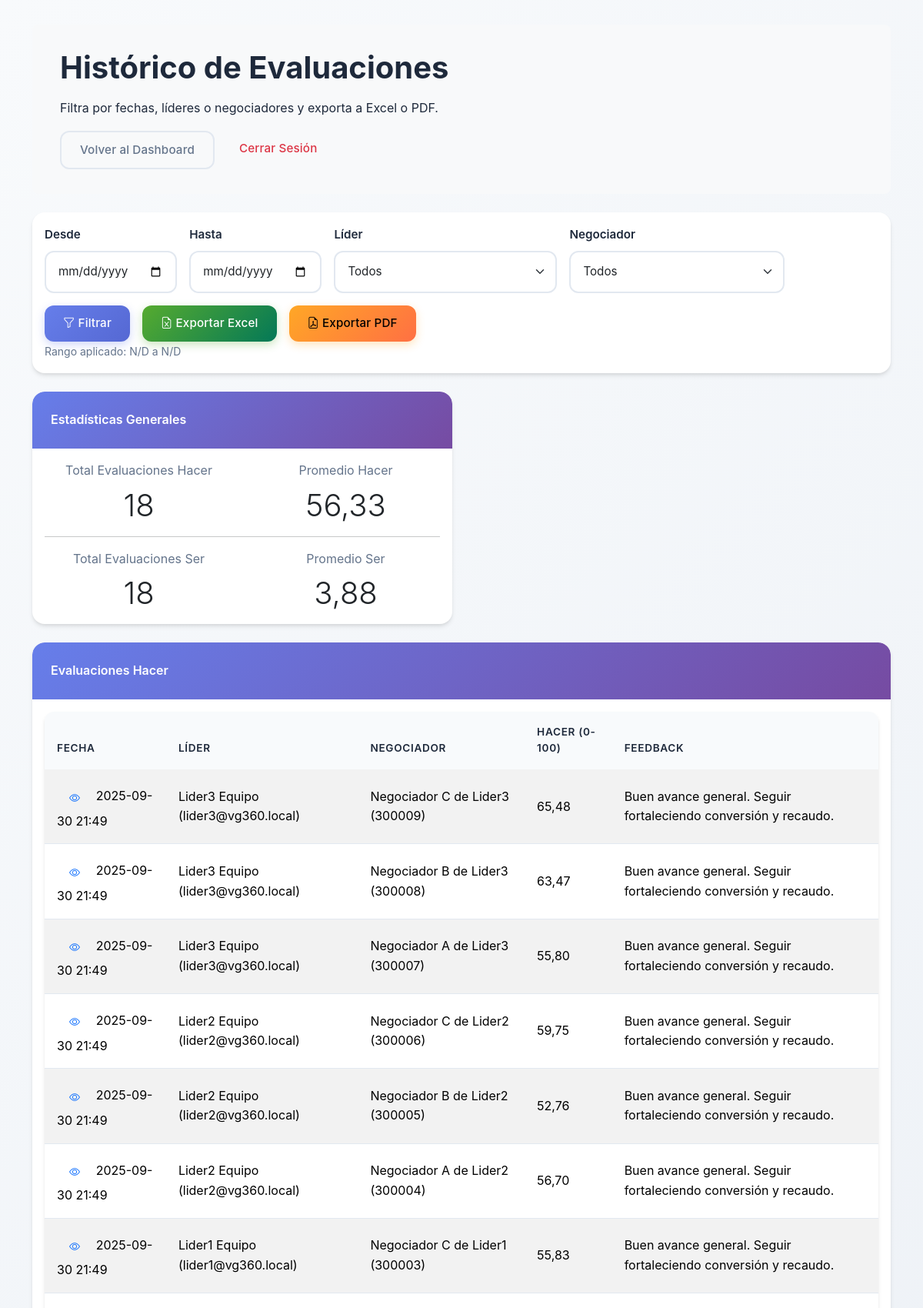
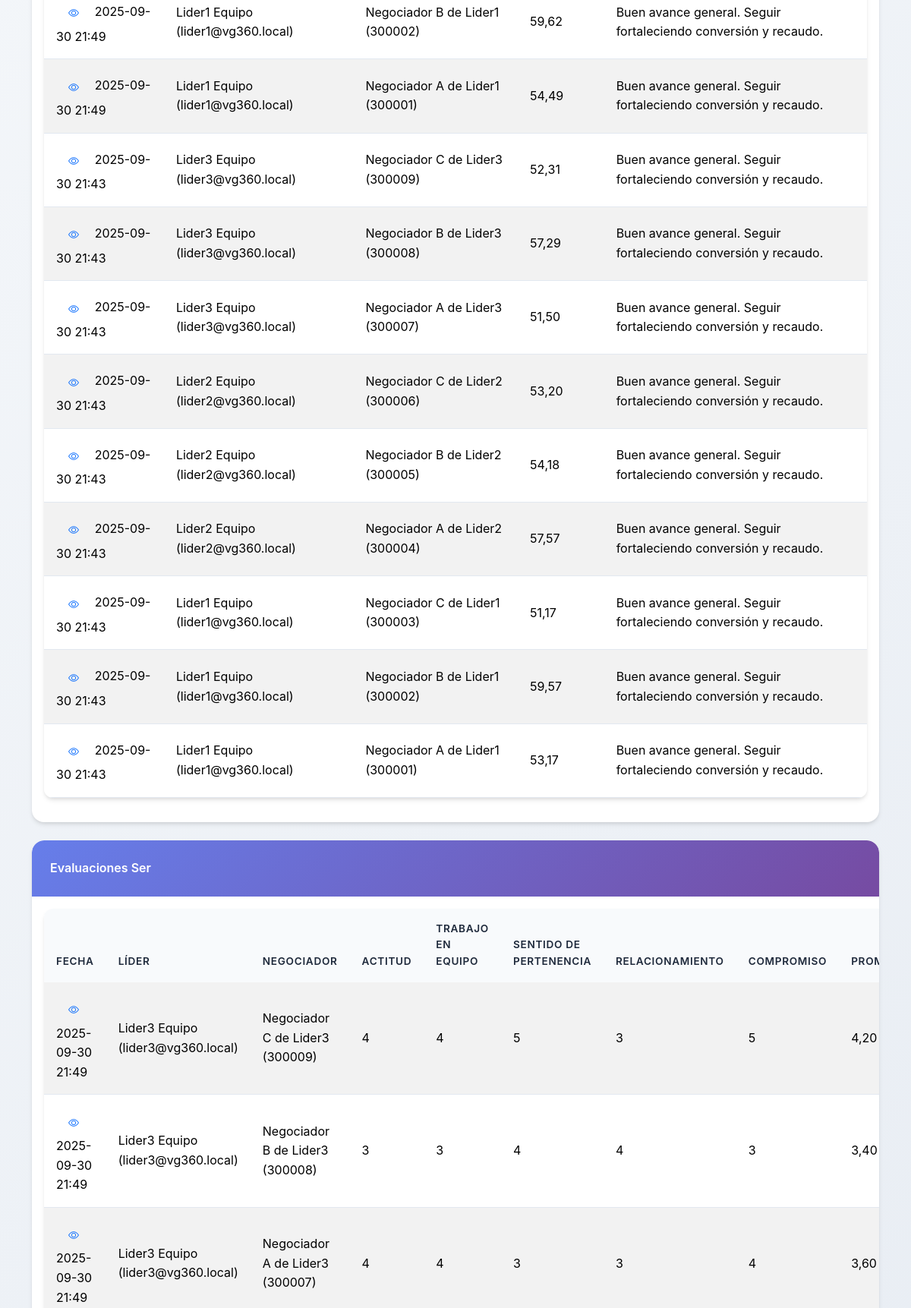
/administrativo/historico/ (signed in, upper part), run on the app's committed database (2 pictures, top to bottom).
### accounts/models.py (models this page shows, shortened)
class Evaluation(models.Model):
    negotiator = models.ForeignKey(Negotiator, on_delete=models.CASCADE, related_name='evaluations')
    evaluator = models.ForeignKey(User, on_delete=models.CASCADE, related_name='evaluations_made')
    date = models.DateTimeField(auto_now_add=True)
    overall_score = models.FloatField(default=0.0)
    feedback = models.TextField(blank=True)

class User(AbstractBaseUser, PermissionsMixin):
    cedula_validator = RegexValidator(
        regex=r'^\d{5,12}$',
        message='La cédula debe tener entre 5 y 12 dígitos numéricos.'
    )
    cedula = models.CharField(
        max_length=12,
        unique=True,
        validators=[cedula_validator],
        primary_key=True,
        help_text='Documento de identidad'
    )
    email = models.EmailField(max_length=255, unique=True)
    first_name = models.CharField(max_length=255, blank=True)
    last_name = models.CharField(max_length=255, blank=True)
    is_active = models.BooleanField(default=True)
    is_staff = models.BooleanField(default=False)
    ROLE_CHOICES = (
        ('lider', 'Líder'),
        ('administrativo', 'Administrativo'),
    )
    role = models.CharField(max_length=20, choices=ROLE_CHOICES, default='administrativo')
    objects = UserManager()
    USERNAME_FIELD = 'email'
    REQUIRED_FIELDS = ['cedula']

class Negotiator(models.Model):
    leader = models.ForeignKey(
        User,
        on_delete=models.CASCADE,
        related_name='negotiators',
        limit_choices_to={'role': 'lider'}
    )
    name = models.CharField(max_length=255)
    cedula = models.CharField(max_length=12, unique=True)

class SerEvaluation(models.Model):
    negotiator = models.ForeignKey('Negotiator', on_delete=models.CASCADE, related_name='ser_evaluations')
    evaluator = models.ForeignKey(User, on_delete=models.CASCADE)
    date = models.DateTimeField(auto_now_add=True)
    actitud = models.PositiveSmallIntegerField()
    trabajo_en_equipo = models.PositiveSmallIntegerField()
    sentido_pertenencia = models.PositiveSmallIntegerField()
    relacionamiento = models.PositiveSmallIntegerField()
    compromiso = models.PositiveSmallIntegerField()
    @property
    def promedio(self):
        return round((
            self.actitud +
            self.trabajo_en_equipo +
            self.sentido_pertenencia +
            self.relacionamiento +
            self.compromiso
        ) / 5.0, 2)

### accounts/views.py (the view)
# urls.py: path('administrativo/historico/', views.historico_evaluaciones_view, name='historico_evaluaciones'),
@login_required
def historico_evaluaciones_view(request):
    if request.user.role != 'administrativo' and not request.user.is_superuser:
        return redirect('profile')
    desde_str = request.GET.get('desde')
    hasta_str = request.GET.get('hasta')
    lider_cedula = request.GET.get('lider')
    negociador_cedula = request.GET.get('negociador')
    try:
        desde = datetime.strptime(desde_str, '%Y-%m-%d').date() if desde_str else None
    except ValueError:
        desde = None
    try:
        hasta = datetime.strptime(hasta_str, '%Y-%m-%d').date() if hasta_str else None
    except ValueError:
        hasta = None
    if desde and hasta and hasta < desde:
        desde, hasta = hasta, desde
    evals = Evaluation.objects.select_related('negotiator', 'evaluator').all()
    ser_evals = SerEvaluation.objects.select_related('negotiator', 'evaluator').all()
    if desde:
        evals = evals.filter(date__date__gte=desde)
        ser_evals = ser_evals.filter(date__date__gte=desde)
    if hasta:
        evals = evals.filter(date__date__lte=hasta)
        ser_evals = ser_evals.filter(date__date__lte=hasta)
    if lider_cedula:
        evals = evals.filter(evaluator__cedula=lider_cedula)
        ser_evals = ser_evals.filter(evaluator__cedula=lider_cedula)
    if negociador_cedula:
        evals = evals.filter(negotiator__cedula=negociador_cedula)
        ser_evals = ser_evals.filter(negotiator__cedula=negociador_cedula)
    User = get_user_model()
    leaders = User.objects.filter(role='lider').order_by('first_name', 'last_name').values('cedula', 'first_name', 'last_name', 'email')
    negotiators = Negotiator.objects.order_by('name').values('cedula', 'name')
    from django.db.models import Avg
    avg_hacer = evals.aggregate(avg=Avg('overall_score'))['avg']
    ser_proms = [se.promedio for se in ser_evals]
    avg_ser = round(sum(ser_proms) / len(ser_proms), 2) if ser_proms else None
    context = {
        'evals': evals.order_by('-date'),
        'ser_evals': ser_evals.order_by('-date'),
        'leaders': list(leaders),
        'negotiators': list(negotiators),
        'desde': desde.strftime('%Y-%m-%d') if desde else '',
        'hasta': hasta.strftime('%Y-%m-%d') if hasta else '',
        'lider_selected': lider_cedula or '',
        'negociador_selected': negociador_cedula or '',
        'avg_hacer': _round(avg_hacer) if avg_hacer is not None else None,
        'avg_ser': _round(avg_ser) if avg_ser is not None else None,
        'count_hacer': evals.count(),
        'count_ser': ser_evals.count(),
    }
    return render(request, 'accounts/historico_evaluaciones.html', context)

### accounts/views.py (called while the page is built)
def _round(val):
    if val is None:
        return None
    try:
        return round(float(val), 2)
    except Exception:
        return val

### templates/accounts/historico_evaluaciones.html (shortened to what this page needs)
{% extends 'base.html' %}
{% block content %}
<div class="p-4 mb-4 bg-light rounded-3">
    <div class="container-fluid py-2">
        <h1 class="display-6 fw-bold">Histórico de Evaluaciones</h1>
        <p class="col-md-10">Filtra por fechas, líderes o negociadores y exporta a Excel o PDF.</p>
        <div class="d-flex gap-2">
            <a href="{% url 'administrativo_dashboard' %}" class="btn btn-outline-secondary">Volver al Dashboard</a>
            <a href="/accounts/logout" class="btn btn-outline-danger">Cerrar Sesión</a>
        </div>
    </div>
  </div>
  <div class="card mb-4">
    <div class="card-body">
      <form class="row g-3" method="get">
        <div class="col-auto">
          <label class="form-label">Desde</label>
          <input type="date" class="form-control" name="desde" value="{{ desde }}" />
        </div>
        <div class="col-auto">
          <label class="form-label">Hasta</label>
          <input type="date" class="form-control" name="hasta" value="{{ hasta }}" />
        </div>
        <div class="col-auto">
          <label class="form-label">Líder</label>
          <select class="form-select" name="lider">
            <option value="">Todos</option>
          </select>
        </div>
        <div class="col-auto">
          <label class="form-label">Negociador</label>
          <select class="form-select" name="negociador">
            <option value="">Todos</option>
          </select>
        </div>
        <div class="col-auto align-self-end">
          <button type="submit" class="btn btn-primary"><i class="bi bi-funnel"></i> Filtrar</button>
        </div>
        <div class="col-auto align-self-end">
          <a class="btn btn-success" href="{% url 'exportar_historico_excel' %}?desde={{ desde }}&hasta={{ hasta }}&lider={{ lider_selected }}&negociador={{ negociador_selected }}">
            <i class="bi bi-file-earmark-excel"></i> Exportar Excel
          </a>
        </div>
        <div class="col-auto align-self-end">
          <a class="btn btn-warning" href="{% url 'exportar_historico_pdf' %}?desde={{ desde }}&hasta={{ hasta }}&lider={{ lider_selected }}&negociador={{ negociador_selected }}">
            <i class="bi bi-file-earmark-pdf"></i> Exportar PDF
          </a>
        </div>
      </form>
      <small class="text-muted">Rango aplicado: {% if desde %}{{ desde }}{% else %}N/D{% endif %} a {% if hasta %}{{ hasta }}{% else %}N/D{% endif %}</small>
    </div>
  </div>
  <div class="row g-4">
    <div class="col-md-6">
      <div class="card h-100">
        <div class="card-header">Estadísticas Generales</div>
        <div class="card-body">
          <div class="row text-center">
            <div class="col-6">
              <div class="mb-2 text-muted">Total Evaluaciones Hacer</div>
              <div class="display-6">{{ count_hacer }}</div>
            </div>
            <div class="col-6">
              <div class="mb-2 text-muted">Promedio Hacer</div>
              <div class="display-6">{% if avg_hacer %}{{ avg_hacer|floatformat:2 }}{% else %}N/D{% endif %}</div>
            </div>
          </div>
          <hr/>
          <div class="row text-center">
            <div class="col-6">
              <div class="mb-2 text-muted">Total Evaluaciones Ser</div>
              <div class="display-6">{{ count_ser }}</div>
            </div>
            <div class="col-6">
              <div class="mb-2 text-muted">Promedio Ser</div>
              <div class="display-6">{% if avg_ser %}{{ avg_ser|floatformat:2 }}{% else %}N/D{% endif %}</div>
            </div>
          </div>
        </div>
      </div>
    </div>
  </div>
  <div class="card mt-4">
    <div class="card-header">Evaluaciones Hacer</div>
    <div class="card-body table-responsive">
      <table class="table table-striped align-middle">
        <thead>
          <tr>
            <th>Fecha</th>
            <th>Líder</th>
            <th>Negociador</th>
            <th>Hacer (0-100)</th>
            <th>Feedback</th>
          </tr>
        </thead>
        <tbody>
          {% for e in evals %}
          <tr>
            <td>
              <a href="{% url 'admin_evaluation_detail' pk=e.pk %}" class="btn btn-sm btn-outline-primary">
                <i class="bi bi-eye"></i>
              </a>
              {{ e.date|date:'Y-m-d H:i' }}
            </td>
            <td>{{ e.evaluator.first_name }} {{ e.evaluator.last_name }} ({{ e.evaluator.email }})</td>
            <td>{{ e.negotiator.name }} ({{ e.negotiator.cedula }})</td>
            <td>{{ e.overall_score|floatformat:2 }}</td>
            <td>{{ e.feedback|default:'-' }}</td>
          </tr>
          {% empty %}
          <tr><td colspan="5" class="text-center text-muted">No hay evaluaciones para el filtro seleccionado.</td></tr>
          {% endfor %}
        </tbody>
      </table>
    </div>
  </div>
  <div class="card mt-4">
    <div class="card-header">Evaluaciones Ser</div>
    <div class="card-body table-responsive">
      <table class="table table-striped align-middle">
        <thead>
          <tr>
            <th>Fecha</th>
            <th>Líder</th>
            <th>Negociador</th>
            <th>Actitud</th>
            <th>Trabajo en Equipo</th>
            <th>Sentido de Pertenencia</th>
            <th>Relacionamiento</th>
            <th>Compromiso</th>
            <th>Promedio</th>
          </tr>
        </thead>
        <tbody>
          {% for s in ser_evals %}
          <tr>
            <td>
              <a href="{% url 'admin_ser_evaluation_detail' pk=s.pk %}" class="btn btn-sm btn-outline-primary">
                <i class="bi bi-eye"></i>
              </a>
              {{ s.date|date:'Y-m-d H:i' }}
            </td>
            <td>{{ s.evaluator.first_name }} {{ s.evaluator.last_name }} ({{ s.evaluator.email }})</td>
            <td>{{ s.negotiator.name }} ({{ s.negotiator.cedula }})</td>
            <td>{{ s.actitud }}</td>
            <td>{{ s.trabajo_en_equipo }}</td>
            <td>{{ s.sentido_pertenencia }}</td>
            <td>{{ s.relacionamiento }}</td>
            <td>{{ s.compromiso }}</td>
            <td>{{ s.promedio|floatformat:2 }}</td>
          </tr>
          {% empty %}
          <tr><td colspan="9" class="text-center text-muted">No hay evaluaciones del Ser para el filtro seleccionado.</td></tr>
          {% endfor %}
        </tbody>
      </table>
    </div>
  </div>
{% endblock %}

### templates/base.html (style rules this page uses)
:root { --primary-color: #667eea; --primary-dark: #5568d3; --primary-light: #8b9aee; --secondary-color: #764ba2; --success-color: #56ab2f; --success-light: #a8e6cf; --warning-color: #ffa726; --warning-dark: #ff7043; --danger-color: #ff6b6b; --danger-dark: #ee5a24; --info-color: #4facfe; --info-light: #00f2fe; --light-bg: #f8fafc; --card-bg: #ffffff; --text-dark: #1e293b; --text-muted: #64748b; --border-color: #e2e8f0; --card-shadow: 0 4px 6px -1px rgba(0, 0, 0, 0.1), 0 2px 4px -1px rgba(0, 0, 0, 0.06); --card-shadow-hover: 0 20px 25px -5px rgba(0, 0, 0, 0.1), 0 10px 10px -5px rgba(0, 0, 0, 0.04); --card-shadow-lg: 0 10px 15px -3px rgba(0, 0, 0, 0.1), 0 4px 6px -2px rgba(0, 0, 0, 0.05); }
* { box-sizing: border-box; }
body { background: linear-gradient(135deg, #f8fafc 0%, #e2e8f0 100%); font-family: 'Inter', 'Segoe UI', Tahoma, Geneva, Verdana, sans-serif; min-height: 100vh; color: var(--text-dark); line-height: 1.6; }
.card { border: none; border-radius: 16px; box-shadow: var(--card-shadow); transition: all 0.3s cubic-bezier(0.4, 0, 0.2, 1); background: var(--card-bg); overflow: hidden; }
.card-header { background: linear-gradient(135deg, var(--primary-color) 0%, var(--secondary-color) 100%); color: white; border-radius: 16px 16px 0 0 !important; padding: 1.5rem; border: none; font-weight: 600; }
.btn { border-radius: 12px; padding: 0.75rem 1.5rem; font-weight: 500; transition: all 0.3s cubic-bezier(0.4, 0, 0.2, 1); border: none; font-size: 0.95rem; letter-spacing: 0.01em; }
.btn-primary { background: linear-gradient(135deg, var(--primary-color) 0%, var(--primary-dark) 100%); box-shadow: 0 4px 12px rgba(102, 126, 234, 0.3); }
.btn-success { background: linear-gradient(135deg, var(--success-color) 0%, #047857 100%); box-shadow: 0 4px 12px rgba(86, 171, 47, 0.3); }
.btn-warning { background: linear-gradient(135deg, var(--warning-color) 0%, var(--warning-dark) 100%); box-shadow: 0 4px 12px rgba(255, 167, 38, 0.3); }
.btn-outline-secondary { border: 2px solid var(--border-color); color: var(--text-muted); }
.btn-sm { padding: 0.5rem 1rem; font-size: 0.875rem; }
.table { border-radius: 12px; overflow: hidden; box-shadow: var(--card-shadow); background: white; }
.table thead th { background: var(--light-bg); border: none; font-weight: 600; color: var(--text-dark); padding: 1rem; text-transform: uppercase; font-size: 0.85rem; letter-spacing: 0.05em; }
.table tbody td { padding: 1rem; border-color: var(--border-color); vertical-align: middle; }
.table tbody tr { transition: all 0.2s ease; }
.form-control, .form-select { border-radius: 12px; border: 2px solid var(--border-color); padding: 0.875rem 1rem; transition: all 0.3s ease; font-size: 0.95rem; }
.form-label { font-weight: 600; color: var(--text-dark); margin-bottom: 0.5rem; font-size: 0.95rem; }
h1, h2, h3, h4, h5, h6 { color: var(--text-dark); font-weight: 700; line-height: 1.3; margin-bottom: 1rem; }
.text-muted { color: var(--text-muted) !important; }
.bi { vertical-align: middle; }
.card, .alert, .dashboard-stat { animation: fadeIn 0.5s ease-out; }

### data on the page
Evaluation: date "2025-09-30 21:49", evaluator.first_name "Lider3", evaluator.last_name "Equipo", evaluator.email "lider3@vg360.local", negotiator.name "Negociador C de Lider3", negotiator.cedula "300009", overall_score "65,48", feedback "Buen avance general. Seguir fortaleciendo conversión y recaudo."
Evaluation: date "2025-09-30 21:49", evaluator.first_name "Lider3", evaluator.last_name "Equipo", evaluator.email "lider3@vg360.local", negotiator.name "Negociador B de Lider3", negotiator.cedula "300008", overall_score "63,47", feedback "Buen avance general. Seguir fortaleciendo conversión y recaudo."
Evaluation: date "2025-09-30 21:49", evaluator.first_name "Lider3", evaluator.last_name "Equipo", evaluator.email "lider3@vg360.local", negotiator.name "Negociador A de Lider3", negotiator.cedula "300007", overall_score "55,80", feedback "Buen avance general. Seguir fortaleciendo conversión y recaudo."
Evaluation: date "2025-09-30 21:49", evaluator.first_name "Lider2", evaluator.last_name "Equipo", evaluator.email "lider2@vg360.local", negotiator.name "Negociador C de Lider2", negotiator.cedula "300006", overall_score "59,75", feedback "Buen avance general. Seguir fortaleciendo conversión y recaudo."
Evaluation: date "2025-09-30 21:49", evaluator.first_name "Lider2", evaluator.last_name "Equipo", evaluator.email "lider2@vg360.local", negotiator.name "Negociador B de Lider2", negotiator.cedula "300005", overall_score "52,76", feedback "Buen avance general. Seguir fortaleciendo conversión y recaudo."
Evaluation: date "2025-09-30 21:49", evaluator.first_name "Lider2", evaluator.last_name "Equipo", evaluator.email "lider2@vg360.local", negotiator.name "Negociador A de Lider2", negotiator.cedula "300004", overall_score "56,70", feedback "Buen avance general. Seguir fortaleciendo conversión y recaudo."
Evaluation: date "2025-09-30 21:49", evaluator.first_name "Lider1", evaluator.last_name "Equipo", evaluator.email "lider1@vg360.local", negotiator.name "Negociador C de Lider1", negotiator.cedula "300003", overall_score "55,83", feedback "Buen avance general. Seguir fortaleciendo conversión y recaudo."
Evaluation: date "2025-09-30 21:49", evaluator.first_name "Lider1", evaluator.last_name "Equipo", evaluator.email "lider1@vg360.local", negotiator.name "Negociador B de Lider1", negotiator.cedula "300002", overall_score "59,62", feedback "Buen avance general. Seguir fortaleciendo conversión y recaudo."
Evaluation: date "2025-09-30 21:49", evaluator.first_name "Lider1", evaluator.last_name "Equipo", evaluator.email "lider1@vg360.local", negotiator.name "Negociador A de Lider1", negotiator.cedula "300001", overall_score "54,49", feedback "Buen avance general. Seguir fortaleciendo conversión y recaudo."
Evaluation: date "2025-09-30 21:43", evaluator.first_name "Lider3", evaluator.last_name "Equipo", evaluator.email "lider3@vg360.local", negotiator.name "Negociador C de Lider3", negotiator.cedula "300009", overall_score "52,31", feedback "Buen avance general. Seguir fortaleciendo conversión y recaudo."
Evaluation: date "2025-09-30 21:43", evaluator.first_name "Lider3", evaluator.last_name "Equipo", evaluator.email "lider3@vg360.local", negotiator.name "Negociador B de Lider3", negotiator.cedula "300008", overall_score "57,29", feedback "Buen avance general. Seguir fortaleciendo conversión y recaudo."
Evaluation: date "2025-09-30 21:43", evaluator.first_name "Lider3", evaluator.last_name "Equipo", evaluator.email "lider3@vg360.local", negotiator.name "Negociador A de Lider3", negotiator.cedula "300007", overall_score "51,50", feedback "Buen avance general. Seguir fortaleciendo conversión y recaudo."
Evaluation: date "2025-09-30 21:43", evaluator.first_name "Lider2", evaluator.last_name "Equipo", evaluator.email "lider2@vg360.local", negotiator.name "Negociador C de Lider2", negotiator.cedula "300006", overall_score "53,20", feedback "Buen avance general. Seguir fortaleciendo conversión y recaudo."
Evaluation: date "2025-09-30 21:43", evaluator.first_name "Lider2", evaluator.last_name "Equipo", evaluator.email "lider2@vg360.local", negotiator.name "Negociador B de Lider2", negotiator.cedula "300005", overall_score "54,18", feedback "Buen avance general. Seguir fortaleciendo conversión y recaudo."
Evaluation: date "2025-09-30 21:43", evaluator.first_name "Lider2", evaluator.last_name "Equipo", evaluator.email "lider2@vg360.local", negotiator.name "Negociador A de Lider2", negotiator.cedula "300004", overall_score "57,57", feedback "Buen avance general. Seguir fortaleciendo conversión y recaudo."
Evaluation: date "2025-09-30 21:43", evaluator.first_name "Lider1", evaluator.last_name "Equipo", evaluator.email "lider1@vg360.local", negotiator.name "Negociador C de Lider1", negotiator.cedula "300003", overall_score "51,17", feedback "Buen avance general. Seguir fortaleciendo conversión y recaudo."
Evaluation: date "2025-09-30 21:43", evaluator.first_name "Lider1", evaluator.last_name "Equipo", evaluator.email "lider1@vg360.local", negotiator.name "Negociador B de Lider1", negotiator.cedula "300002", overall_score "59,57", feedback "Buen avance general. Seguir fortaleciendo conversión y recaudo."
Evaluation: date "2025-09-30 21:43", evaluator.first_name "Lider1", evaluator.last_name "Equipo", evaluator.email "lider1@vg360.local", negotiator.name "Negociador A de Lider1", negotiator.cedula "300001", overall_score "53,17", feedback "Buen avance general. Seguir fortaleciendo conversión y recaudo."
SerEvaluation: date "2025-09-30 21:49", evaluator.first_name "Lider3", evaluator.last_name "Equipo", evaluator.email "lider3@vg360.local", negotiator.name "Negociador C de Lider3", negotiator.cedula "300009", actitud "4", trabajo_en_equipo "4", sentido_pertenencia "5", relacionamiento "3", compromiso "5", promedio "4,20"
SerEvaluation: date "2025-09-30 21:49", evaluator.first_name "Lider3", evaluator.last_name "Equipo", evaluator.email "lider3@vg360.local", negotiator.name "Negociador B de Lider3", negotiator.cedula "300008", actitud "3", trabajo_en_equipo "3", sentido_pertenencia "4", relacionamiento "4", compromiso "3", promedio "3,40"
SerEvaluation: date "2025-09-30 21:49", evaluator.first_name "Lider3", evaluator.last_name "Equipo", evaluator.email "lider3@vg360.local", negotiator.name "Negociador A de Lider3", negotiator.cedula "300007", actitud "4", trabajo_en_equipo "4", sentido_pertenencia "3", relacionamiento "3", compromiso "4", promedio "3,60"

### other printed values
{{ count_hacer }} "18"
{{ avg_hacer|floatformat:2 }} "56,33"
{{ count_ser }} "18"
{{ avg_ser|floatformat:2 }} "3,88"
